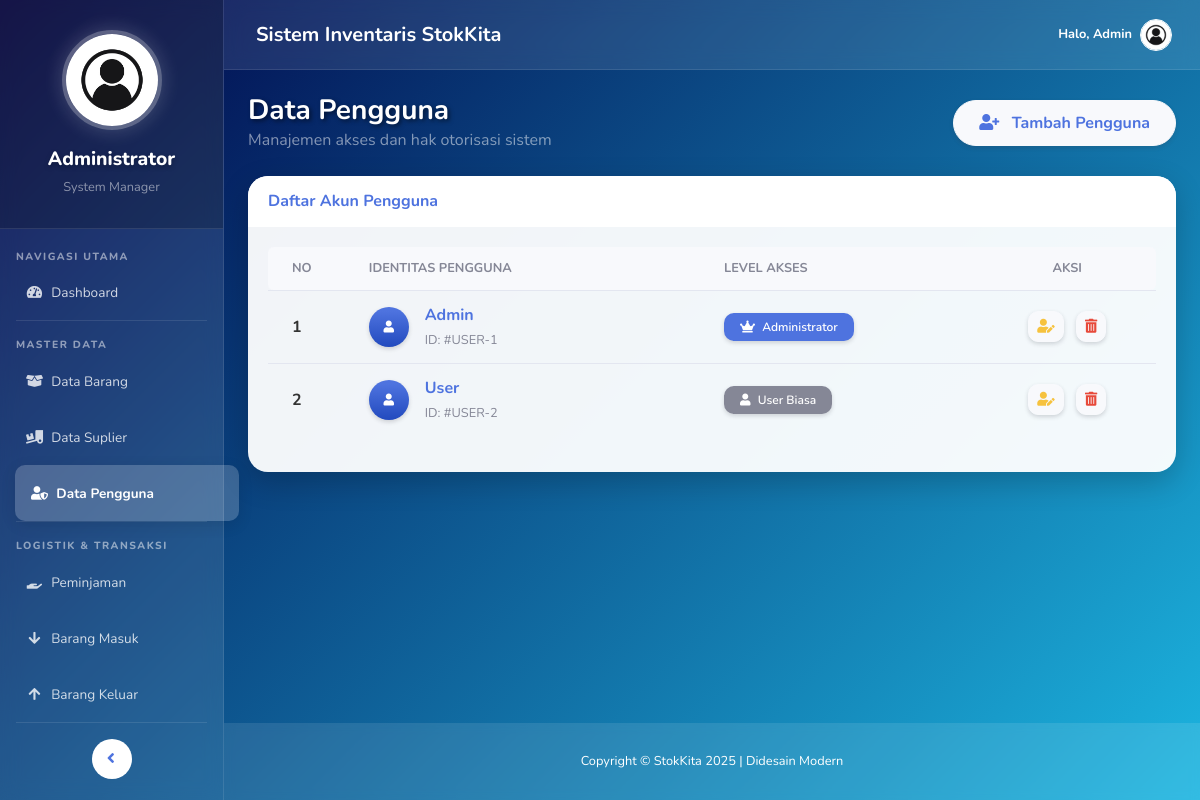
Screenshot of /index.php/pengguna with the database file from the repository.
### tables this page shows
CREATE TABLE `tb_pengguna` (
  `id_pengguna` int(11) NOT NULL,
  `nama_pengguna` varchar(100) DEFAULT NULL,
  `level` varchar(50) DEFAULT NULL
);

### application/controllers/Pengguna.php (called while the page is built, shortened)
<?php
class Pengguna extends CI_Controller {
    public function __construct()
    {
        $this->load->model('M_pengguna');
    }
    public function index()
    {
        $data['title'] = 'Data Pengguna';
        $data['pengguna'] = $this->M_pengguna->get_all();
        $data['content'] = 'v_pengguna';
        $this->load->view('v_template', $data);
    }
}

### index.php (called while the page is built, shortened)
<?php
require_once BASEPATH.'core/CodeIgniter.php';

### application/models/M_pengguna.php (called while the page is built, shortened)
<?php
class M_pengguna extends CI_Model {
    public function get_all()
    {
        return $this->db->get('tb_pengguna')->result();
    }
}

### application/views/v_pengguna.php (the view, shortened to what this page needs)
<div class="container-fluid">
    <div class="d-sm-flex align-items-center justify-content-between mb-4">
        <div>
            <h1 class="h3 mb-0 text-white font-weight-bold" style="text-shadow: 2px 2px 4px rgba(0,0,0,0.5);">Data Pengguna</h1>
            <p class="mb-0 text-white-50">Manajemen akses dan hak otorisasi sistem</p>
        </div>
        <button class="btn btn-light text-primary font-weight-bold shadow-sm" data-toggle="modal" data-target="#tambahUserModal" style="border-radius: 30px; padding: 10px 25px;">
            <i class="fas fa-user-plus mr-2"></i> Tambah Pengguna
        </button>
    </div>
    <div class="card border-0 shadow-lg" style="border-radius: 20px; overflow: hidden;">
        <div class="card-header bg-white py-3 border-0">
            <h6 class="m-0 font-weight-bold text-primary">Daftar Akun Pengguna</h6>
        </div>
        <div class="card-body">
            <div class="table-responsive">
                <table class="table table-hover" width="100%" cellspacing="0">
                    <thead style="background-color: #f8f9fc; color: #858796;">
                        <tr style="text-transform: uppercase; font-size: 0.8rem;">
                            <th class="border-0 rounded-left pl-4" width="10%">No</th>
                            <th class="border-0" width="40%">Identitas Pengguna</th>
                            <th class="border-0" width="30%">Level Akses</th>
                            <th class="border-0 rounded-right text-center" width="20%">Aksi</th>
                        </tr>
                    </thead>
                    <tbody>
                        <?php $no = 1; foreach ($pengguna as $p) : ?>
                        <tr>
                            <td class="pl-4 align-middle font-weight-bold text-gray-800"><?= $no++ ?></td>
                            <td class="align-middle">
                                <div class="d-flex align-items-center">
                                    <div class="btn-circle btn-sm bg-gradient-primary text-white mr-3 shadow-sm d-flex align-items-center justify-content-center" style="width: 40px; height: 40px;">
                                        <i class="fas fa-user"></i>
                                    </div>
                                    <div>
                                        <div class="font-weight-bold text-primary"><?= $p->nama_pengguna ?></div>
                                        <small class="text-muted">ID: #USER-<?= $p->id_pengguna ?></small>
                                    </div>
                                </div>
                            </td>
                            <td class="align-middle">
                                <?php if($p->level == 'admin'): ?>
                                    <span class="badge badge-primary px-3 py-2 shadow-sm" style="border-radius: 10px; font-weight: 600;"><i class="fas fa-crown mr-1"></i> Administrator</span>
                                <?php elseif($p->level == 'kepala_gudang'): ?>
                                    <span class="badge badge-info px-3 py-2 shadow-sm" style="border-radius: 10px; font-weight: 600;"><i class="fas fa-warehouse mr-1"></i> Kepala Gudang</span>
                                <?php else: ?>
                                    <span class="badge badge-secondary px-3 py-2 shadow-sm" style="border-radius: 10px; font-weight: 600;"><i class="fas fa-user mr-1"></i> User Biasa</span>
                                <?php endif; ?>
                            </td>
                            <td class="align-middle text-center">
                                <button class="btn btn-light text-warning btn-sm btn-edit-user shadow-sm"
                                    style="border-radius: 10px;"
                                    data-id="<?= $p->id_pengguna ?>"
                                    data-nama="<?= $p->nama_pengguna ?>"
                                    data-level="<?= $p->level ?>"
                                    data-toggle="modal" data-target="#editUserModal">
                                    <i class="fas fa-user-edit"></i>
                                </button>
                                <a href="<?= base_url('pengguna/hapus/' . $p->id_pengguna) ?>"
                                   class="btn btn-light text-danger btn-sm shadow-sm ml-2"
                                   style="border-radius: 10px;"
                                   onclick="return confirm('Apakah Anda yakin ingin menghapus pengguna ini? Tindakan ini tidak dapat dibatalkan.')">
                                    <i class="fas fa-trash-alt"></i>
                                </a>
                            </td>
                        </tr>
                        <?php endforeach ?>
                    </tbody>
                </table>
            </div>
        </div>
    </div>
</div>

### application/views/v_template.php (style rules this page uses)
body { background: linear-gradient(-45deg, #0f0c29, #302b63, #24243e, #1CB5E0, #000046); background-size: 400% 400%; animation: radiationBG 15s ease infinite; font-family: 'Nunito', sans-serif; color: #fff; }
.card { background: rgba(255, 255, 255, 0.95); border: none; border-radius: 20px; box-shadow: 0 10px 30px rgba(0, 0, 0, 0.2) !important; overflow: hidden; transition: transform 0.3s; }
.card-header { background: #fff; border-bottom: 1px solid #eee; font-weight: bold; color: #4e73df; }
h1.h3 { color: #fff !important; text-shadow: 0 2px 4px rgba(0,0,0,0.3); font-weight: 700; }
.text-gray-800 { color: #333 !important; }

### rows the page displays
tb_pengguna: nama_pengguna "Admin", id_pengguna "1", level "admin" (drawn)
tb_pengguna: nama_pengguna "User", id_pengguna "2", level "user" (drawn)
